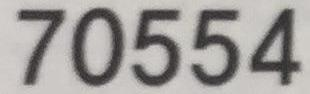
#> input picture images/test/30080.jpg, 310 x 94 px; its folder holds only this picture in this run
$ python preprocessing.py
#> lines starting #> are read from the running program, lines starting #| are printed output that depends on the picture; after the words box and inside, x2 and y2 are one past the last pixel; in counts of white or black regions, pixels touching at a corner belong together

def thresh_processing(image_path, result_path):
#> called with image_path = './images/test/30080.jpg', result_path = './th/30080.jpg'
    import numpy as np
    import cv2
    from PIL import Image

    r = cv2.imread(image_path)
#> r is the input picture: shape (94, 310, 3); mean B, G, R 155.2, 157.8, 161.1
    gray =  cv2.cvtColor(r, cv2.COLOR_BGR2GRAY)

    black = 0
    white = 0

    th = int(np.mean(gray))
#> th = 158
    _, output = cv2.threshold(gray, th, 255, cv2.THRESH_BINARY)
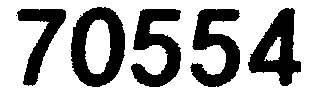
#> output: shape (94, 310); 65.3% white; 6 black regions (1 under 20 px), largest, box (x1, y1, x2, y2) and area: (71, 7, 125, 87) 2373, (131, 9, 181, 87) 2114, (190, 9, 240, 87) 2109, (248, 8, 301, 86) 2041, (17, 9, 66, 86) 1461
    output = Image.fromarray(output)

    for i in range(0,output.size[0]): # x방향 탐색
        for j in range(0,output.size[1]): # y방향 탐색
            gray = output.getpixel((i,j)) # i,j 위치에서의 RGB 취득

            if (gray<1) :
                rgb_a = 0
                black = black + 1
            else :
                rgb_a = 255
                white = white + 1

            output.putpixel((i,j),rgb_a)
#> after the loop, black = 10099; white = 19041

    if black > white :
        for i in range(0,output.size[0]): # x방향 탐색
            for j in range(0,output.size[1]): # y방향 탐색
                rgb_a = output.getpixel((i,j))
                rgb_r = 255-rgb_a
                output.putpixel((i,j),rgb_r)

    output.save(result_path) # 파일 위치랑 이름 저장

def thresh_processing_dir(image_dir, result_dir):
    import os
    from tqdm import tqdm
    image_list = os.listdir(image_dir)
    for image_name in tqdm(image_list, desc='Image List'):
        thresh_processing("{0}/{1}".format(image_dir,image_name), "{0}/{1}".format(result_dir,image_name))
    return 0

if __name__ == "__main__":
    thresh_processing_dir("./images/test", "./th")

$ run again, on images/test/30103.jpg
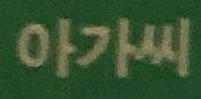
#> input picture images/test/30103.jpg, 201 x 99 px
#> in thresh_processing, r is the input picture: shape (99, 201, 3); mean B, G, R 49, 83.7, 55.4
#> in thresh_processing, `gray =  cv2.cvtColor(r, cv2.COLOR_BGR2GRAY)`:
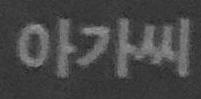
#> gray: shape (99, 201); min 38, max 151, mean 71.2
#> th = 71
#> in thresh_processing, `_, output = cv2.threshold(gray, th, 255, cv2.THRESH_BINARY)`:
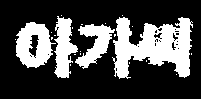
#> output: shape (99, 201); 29.6% white; 23 white regions (19 under 20 px), largest, box (x1, y1, x2, y2) and area: (112, 17, 193, 79) 2967, (16, 22, 56, 68) 1164, (54, 16, 78, 78) 884, (75, 24, 115, 69) 836
#> after the loop in thresh_processing, `for i in range(0,output.size[0]):`: black = 14012; white = 5887

$ run again, on images/test/30107.jpg
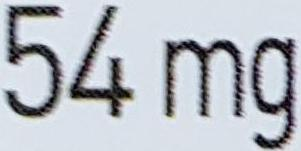
#> input picture images/test/30107.jpg, 301 x 151 px
#> in thresh_processing, r is the input picture: shape (151, 301, 3); mean B, G, R 196.5, 188.8, 184
#> th = 188
#> in thresh_processing, `_, output = cv2.threshold(gray, th, 255, cv2.THRESH_BINARY)`:
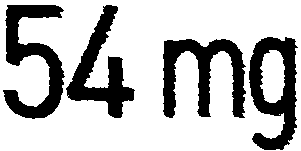
#> output: shape (151, 301); 73.8% white; 4 black regions, box (x1, y1, x2, y2) and area: (3, 5, 65, 119) 3123, (163, 39, 246, 118) 3111, (249, 37, 298, 150) 2918, (66, 5, 135, 118) 2772
#> after the loop in thresh_processing, `for i in range(0,output.size[0]):`: black = 11924; white = 33527
